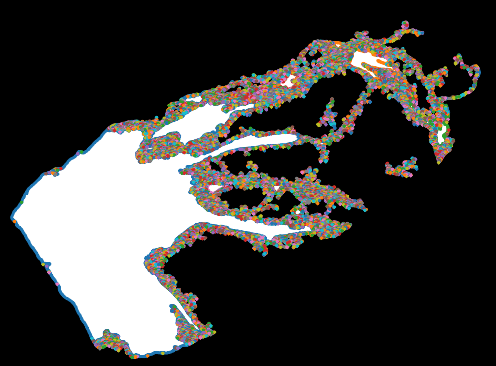
#> input picture SecondTry/intermediate_data/curves_visualization/TCGA-XX-A899-01Z-00-DX1.08FE27B7-73B8-4CE3-ACF4-0689C81C140B_SegMap.png, 496 x 366 px, given as the content of the folder ../intermediate_data/segmaps_filled_holes, which was not available
$ python extract_curves.py
#> lines starting #> are read from the running program, lines starting #| are printed output that depends on the picture; after the words box and inside, x2 and y2 are one past the last pixel; in counts of white or black regions, pixels touching at a corner belong together; pictures that were not available may be replaced by others from this repository, and a replacement may not be noted
import os
import numpy as np
from skimage import measure, io
import matplotlib.pyplot as plt
import cv2
from scipy.ndimage import label
from analyze_curves import curve_area, smallest_curve_area

def preprocess_and_count_areas(binary_img, debug=False):
    """
    Preprocess the binary image to count the main connected areas.
    This step helps guide the curve extraction process.
    """
    if debug:
        print("Preprocessing binary image to count main areas...")
    # Ensure binary format
    binary_img = (binary_img > 0).astype(np.uint8)
    # Label connected components
    labeled_array, num_features = label(binary_img)
    if debug:
        print(f"Found {num_features} connected areas.")
    return labeled_array, num_features

def extract_curves_from_binary(binary_img, max_curves=None, debug=False):
    """
    Extracts contours (curves) from a binary segmentation map, limiting the number of curves if needed.
    """
    if debug:
        print("Extracting contours from binary image...")
    normalized_image = binary_img / 255.0  # Normalize to [0, 1]
    contours = measure.find_contours(normalized_image, level=0.5)
    if max_curves:
        contours = sorted(contours, key=lambda c: len(c), reverse=True)[:max_curves]  # Keep largest curves
    formatted_contours = [np.fliplr(contour) for contour in contours]  # Convert (row, col) to (x, y)
    return formatted_contours

def process_image_extract_curves(path, debug=False):
    """
    Processes a single image to extract contours from its binary representation.
    """
    if debug:
        print(f"Processing image: {path}")
    binary_img = io.imread(path, as_gray=True)
    labeled_array, num_areas = preprocess_and_count_areas(binary_img, debug=debug)
    contours = extract_curves_from_binary(binary_img, max_curves=num_areas, debug=debug)
    return binary_img, contours

def format_curves(contours, original_image, debug=False):
    """
    Formats the extracted contours to ensure they are closed shapes and include image size.
    """
    if debug:
        print("Formatting contours...")
    if not contours:
        return None
    image_size = original_image.shape[::-1]  # (width, height)
    formatted = {"contours": contours, "image_size": image_size}
    return formatted

def save_formatted_curves(input_dir, output_dir, debug=False):
    """
    Processes all images in the input directory, extracts and formats contours,
    and saves the formatted curves directly to the intermediate_data directory.
    """
    if not os.path.exists(output_dir):
        os.makedirs(output_dir)
    for filename in os.listdir(input_dir):
        if filename.endswith(".png"):  # Adjust file extension as needed
            path = os.path.join(input_dir, filename)
            binary_img, contours = process_image_extract_curves(path, debug=debug)
            formatted = format_curves(contours, binary_img, debug=debug)
            if formatted:
                output_path = os.path.join(output_dir, f"{os.path.splitext(filename)[0]}.npy")
                np.save(output_path, formatted)
                if debug:
                    print(f"Saved formatted curves to {output_path}")

def save_formatted_curves_modified(input_dir, output_dir, threshold_factor=0.01, debug=False):
    """
    Processes all images in the input directory, extracts and formats contours,
    filters out small-area curves, and saves the modified formatted curves.

    Args:
        input_dir (str): Path to the directory containing binary segmentation maps.
        output_dir (str): Path to the directory to save the formatted curves (overrides existing files).
        threshold_factor (float): Threshold factor for the smallest curve area (e.g., 0.01 for 1/100).
        debug (bool): If True, print debug information.
    """
    if not os.path.exists(output_dir):
        os.makedirs(output_dir)

    for filename in os.listdir(input_dir):
        if filename.endswith(".png"):  # Adjust file extension as needed
            path = os.path.join(input_dir, filename)
            binary_img, contours = process_image_extract_curves(path, debug=debug)
#> in process_image_extract_curves, `binary_img = io.imread(path, as_gray=True)`:
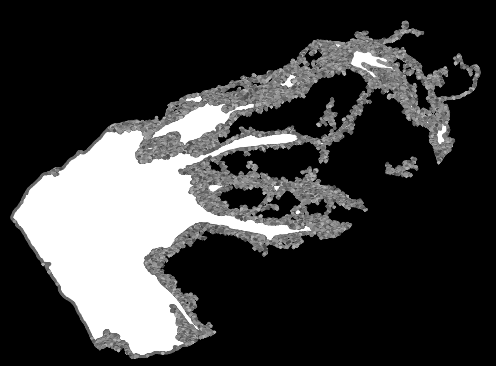
#> binary_img: shape (366, 496) float64; min 0, max 1, mean 0.234
#> in preprocess_and_count_areas, `binary_img = (binary_img > 0).astype(np.uint8)`:
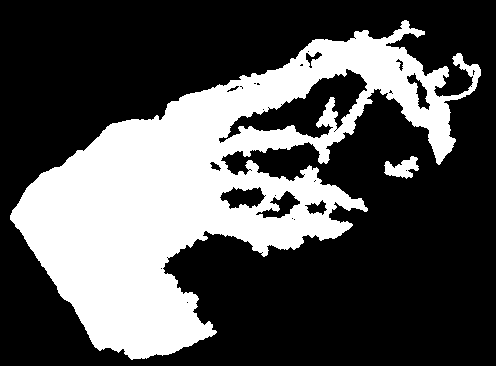
#> binary_img: shape (366, 496); values 0 (black) and 1 (white), 32.4% white; 2 white regions, box (x1, y1, x2, y2) and area: (10, 20, 481, 360) 58297, (384, 156, 419, 179) 454
#> in preprocess_and_count_areas, `labeled_array, num_features = label(binary_img)`:
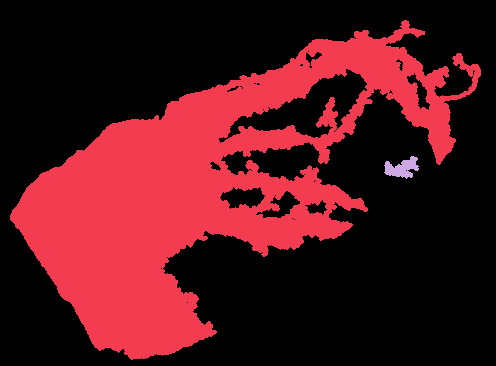
#> labeled_array: shape (366, 496) int32; 3 distinct labels, from 0 to 2; one colour per label, 0 black
#> in preprocess_and_count_areas, `labeled_array, num_features = label(binary_img)`: num_features = 2
#> in extract_curves_from_binary, `contours = measure.find_contours(normalized_image, level=0.5)`: contours = []
#> contours = []

            # Calculate area threshold based on image size
            width, height = binary_img.shape[::-1]
#> width = 496; height = 366
            area_threshold = (threshold_factor * width) * (threshold_factor * height)
#> area_threshold = 18.15

            if debug:
                print(f"Processing {filename}: width={width}, height={height}, area_threshold={area_threshold:.2f}")

            # Filter out small-area curves
            filtered_contours = [c for c in contours if curve_area(c) >= area_threshold]
#> filtered_contours = []

            # Format the filtered contours
            formatted = format_curves(filtered_contours, binary_img, debug=debug)
            if formatted:
                # Verify the smallest curve area meets the threshold
                smallest_area = smallest_curve_area(filtered_contours)
                if debug:
                    print(f"After filtering {filename}: smallest_area={smallest_area:.2f}")
                assert smallest_area >= area_threshold, (
                    f"Smallest curve area {smallest_area:.2f} is below the threshold {area_threshold:.2f} in {filename}"
                )

                # Save the formatted curves (overwriting existing files)
                output_path = os.path.join(output_dir, f"{os.path.splitext(filename)[0]}.npy")
                np.save(output_path, formatted)
                if debug:
                    print(f"Saved modified formatted curves to {output_path}")

def save_visualizations(input_dir, formatted_dir, output_dir, debug=False):
    """
    Creates visualizations by overlaying extracted contours on the original segmentation maps
    and saves them directly to the intermediate_data directory.
    """
    if not os.path.exists(output_dir):
        os.makedirs(output_dir)
    for filename in os.listdir(formatted_dir):
        if filename.endswith(".npy"):
            formatted_path = os.path.join(formatted_dir, filename)
            formatted = np.load(formatted_path, allow_pickle=True).item()
            original_path = os.path.join(input_dir, f"{os.path.splitext(filename)[0]}.png")
            original_image = io.imread(original_path, as_gray=True)
            plt.imshow(original_image, cmap='gray')
            for contour in formatted["contours"]:
                plt.plot(contour[:, 0], contour[:, 1], linewidth=2)
            output_path = os.path.join(output_dir, f"{os.path.splitext(filename)[0]}.png")
            plt.axis('off')
            plt.savefig(output_path, bbox_inches='tight', pad_inches=0)
            plt.close()
            if debug:
                print(f"Saved visualization to {output_path}")

def visualize_curves_comparison(starting_data_dir, visualization_dir, debug=False):
    """
    Visualize the original segmentation maps and the extracted curves side by side.

    Args:
        starting_data_dir (str): Path to the starting data segmentation maps.
        visualization_dir (str): Path to the directory containing visualizations of extracted curves.
        debug (bool): If True, print debug information.
    """
#> called with starting_data_dir = '../starting_data/segmaps', debug = False
    if debug:
        print("Starting visualization of curves comparison...")
    # Collect all .png files from the visualization directory
    visualization_paths = [f for f in os.listdir(visualization_dir) if f.endswith(".png")]
    if debug:
        print(f"Found {len(visualization_paths)} .png files in {visualization_dir}.")
    assert len(visualization_paths) > 0, f"No .png files found in {visualization_dir}"

    results = []
    for vis_filename in visualization_paths:
        if debug:
            print(f"Loading visualization: {vis_filename}")
        try:
            # Load the visualization and the corresponding original segmentation map
            vis_path = os.path.join(visualization_dir, vis_filename)
            original_path = os.path.join(starting_data_dir, vis_filename)
            visualization = io.imread(vis_path)
            original = io.imread(original_path, as_gray=True)

            # Extract the title as the part before the first dot
            title = vis_filename.split('.')[0]
            results.append((title, original, visualization))
        except Exception as e:
            print(f"Failed to load image for visualization: {vis_filename}. Error: {e}")
#> pass 2 of the loop in visualize_curves_comparison, `for vis_filename in visualization_paths:`:
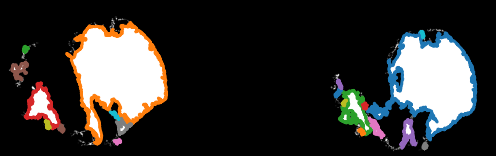
#> input picture SecondTry/intermediate_data/curves_visualization/TCGA-XX-A899-11A-01-TS1.31A99BA4-5148-428B-9D5E-2999334193C6_SegMap.png, 496 x 156 px
#> in visualize_curves_comparison, visualization is the input picture: shape (156, 496, 4); mean R, G, B, A 49.2, 47.6, 45.8, 255
#> in visualize_curves_comparison, `original = io.imread(original_path, as_gray=True)`:
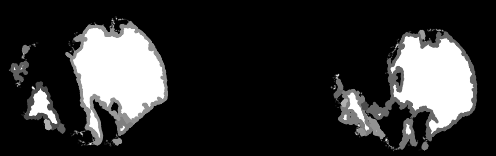
#> original: shape (156, 496) float64; min 0, max 1, mean 0.188
#> pass 3 of the loop in visualize_curves_comparison, `for vis_filename in visualization_paths:`:
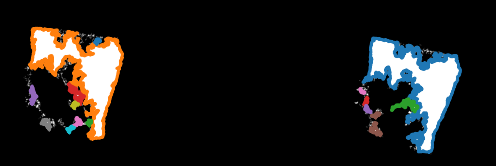
#> input picture SecondTry/intermediate_data/curves_visualization/TCGA-XX-A899-11A-02-TS2.56D6DF2F-0C98-479C-948D-0BF5CEC43850_SegMap.png, 496 x 166 px
#> in visualize_curves_comparison, visualization is the input picture: shape (166, 496, 4); mean R, G, B, A 28.1, 26.8, 25.3, 255
#> in visualize_curves_comparison, `original = io.imread(original_path, as_gray=True)`:
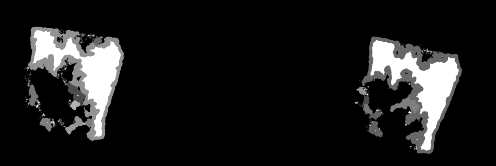
#> original: shape (166, 496) float64; min 0, max 1, mean 0.106
#> the loop made 4 passes; the first 3 are shown

    # Split results into two groups for better display
    mid_index = len(results) // 2
    groups = [results[:mid_index], results[mid_index:]]

    for group_index, group in enumerate(groups):
        if debug:
            print(f"Visualizing group {group_index + 1} with {len(group)} images...")
        num_images = len(group)
        num_cols = 2  # Original and visualization side by side
        num_rows = num_images

        # Adjust figure size to fit all images in one window
        fig, axs = plt.subplots(num_rows, num_cols, figsize=(10, num_rows * 2))
        for i, (title, original, visualization) in enumerate(group):
            axs[i, 0].imshow(original, cmap='gray')
            axs[i, 0].set_title(f"Original: {title}", fontsize=8)
            axs[i, 0].axis('off')

            axs[i, 1].imshow(visualization)
            axs[i, 1].set_title(f"Visualization: {title}", fontsize=8)
            axs[i, 1].axis('off')

        plt.tight_layout()
        plt.suptitle(f"Group {group_index + 1}", fontsize=12)
        plt.show()
#> this loop made 2 passes
#> pass 1, in visualize_curves_comparison, `plt.show()`:
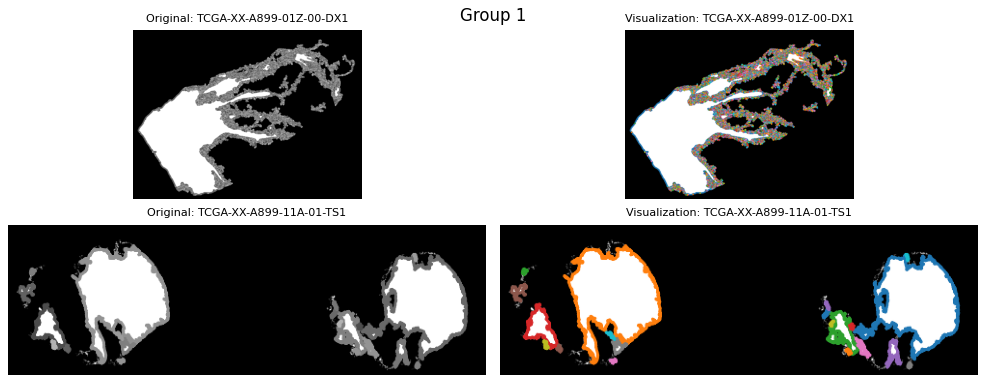
#> figure drawn by matplotlib, 4 panels
#> pass 2, in visualize_curves_comparison, `plt.show()`:
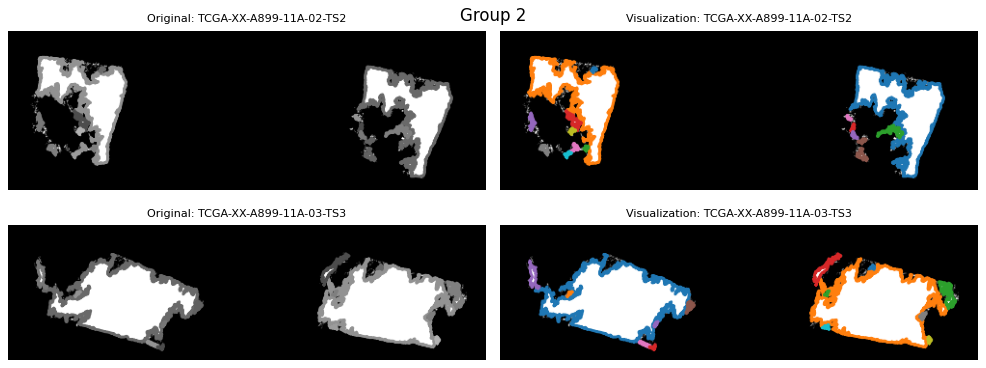
#> figure drawn by matplotlib, 4 panels

if __name__ == "__main__":
    input_dir = os.path.join("..", "intermediate_data", "segmaps_filled_holes")
    formatted_dir = os.path.join("..", "intermediate_data", "curves_formatted")  # Overwrite this directory
    visualization_dir = os.path.join("..", "intermediate_data", "curves_visualization")
    starting_data_dir = os.path.join("..", "starting_data", "segmaps")

    # Use the modified function to save filtered and formatted curves
    save_formatted_curves_modified(input_dir, formatted_dir, threshold_factor=0.01, debug=False)
    save_visualizations(input_dir, formatted_dir, visualization_dir, debug=False)
    visualize_curves_comparison(starting_data_dir, visualization_dir, debug=False)

    print("Processing complete.")
